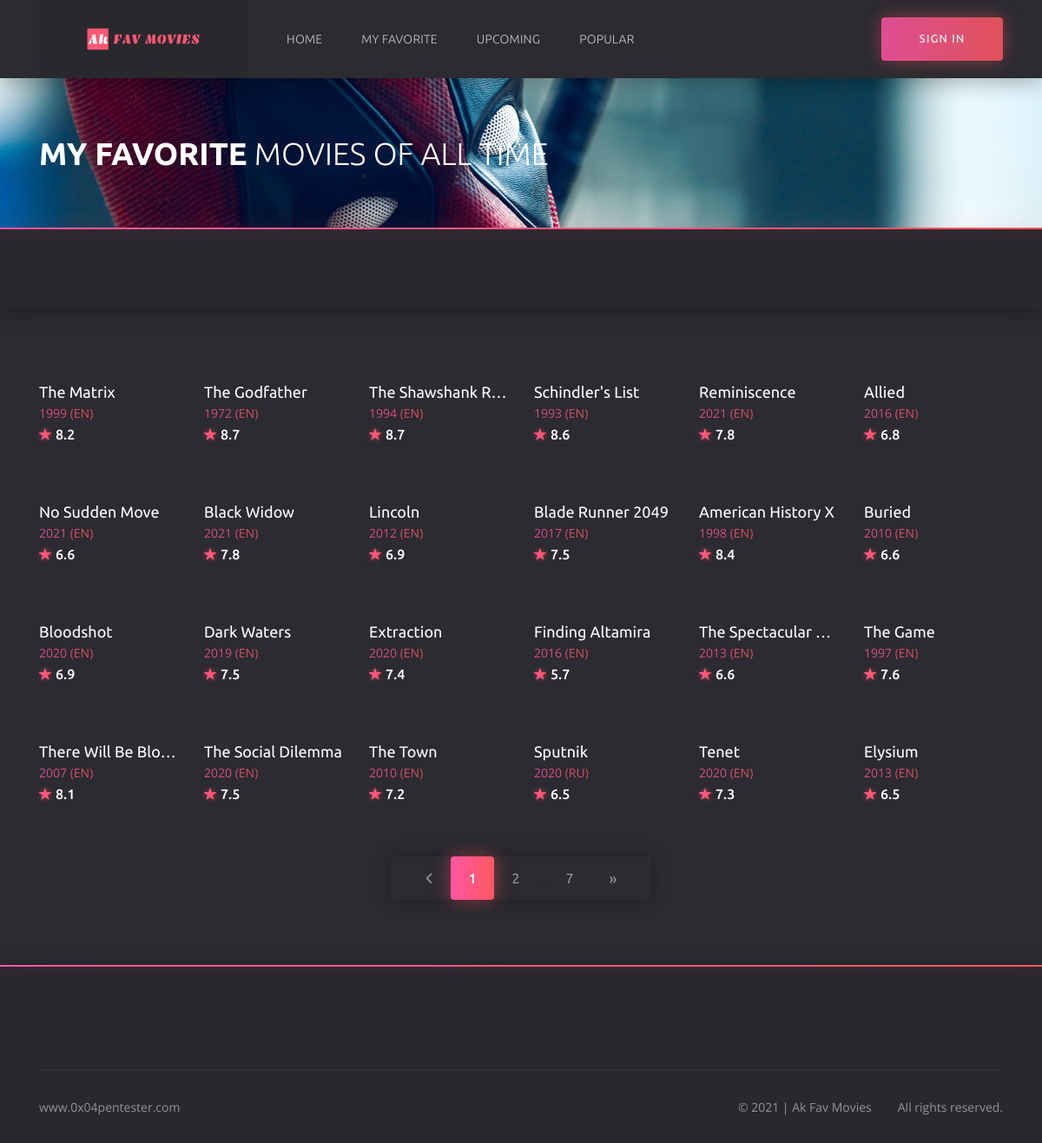
Page /favorite on the committed database.
### models.py (models this page shows)
class Movie(db.Model):
    __tablename__ = "movies"
    id = db.Column(db.Integer, primary_key=True)
    org_id = db.Column(db.Integer, nullable=False)
    title = db.Column(db.String(250), unique=True, nullable=False)
    release_date = db.Column(db.Integer, nullable=False)
    runtime = db.Column(db.Integer, nullable=False)
    tagline = db.Column(db.String(100), nullable=False)
    overview = db.Column(db.String(2500), nullable=False)
    vote_average = db.Column(db.Float, nullable=False)
    ranking = db.Column(db.Float, nullable=False)
    genres = db.Column(db.String(50), nullable=False)
    original_language = db.Column(db.String(10), nullable=False)
    poster_path = db.Column(db.String(250), nullable=False)
    backdrop_path = db.Column(db.String(250), nullable=False)

### routes.py (the view)
@csrf.exempt
@app.route('/favorite', methods=['GET'])
def favorite():
    page = request.args.get('page', 1, type=int)
    if request.method == 'GET':
        all_movie = Movie.query.paginate(page=page, per_page=ROWS_PER_PAGE)
        if len(all_movie.items) > 0:
            return render_template('favorite.html', current_user=current_user, all_movie=all_movie)
        return redirect(url_for('index'))
    return redirect(url_for('index'))

### routes.py (called while the page is built)
@app.context_processor
def inject_now():
    return {'now': dt.datetime.utcnow()}

@app.after_request
def apply_caching(response):
    response.headers["HTTP-HEADER"] = "VALUE"
    response.headers["X-Frame-Options"] = "SAMEORIGIN"
    response.headers['X-XSS-Protection'] = '1; mode=block'
    response.headers['X-Content-Type-Options'] = 'nosniff'
    response.headers['Strict-Transport-Security'] = 'max-age=31536000'  # includeSubDomains
    return response

### templates/favorite.html (shortened to what this page needs)
{% extends 'base.html' %}
	{% block header %}
		{% include 'header.html' %}
	{% endblock %}
{% block content %}
	<section class="section section--first section--bg" style="background: url(static/img/home/home__bg2.jpg) no-repeat center/cover">
		<div class="container">
			<div class="row">
				<div class="col-12">
					<div class="section__wrap">
						<h1 class="home__title"><b>My FAVORITE</b> MOVIES OF ALL TIME</h1>
					</div>
				</div>
			</div>
		</div>
	</section>
	<div class="filter">
		<div class="container">
			<div class="row">
				<div class="col-12">
					<div class="filter__content">
					</div>
				</div>
			</div>
		</div>
	</div>
	<div class="catalog">
		<div class="container">
			<div class="row">
				{% for movie in all_movie.items %}
				<div class="col-6 col-sm-4 col-lg-3 col-xl-2">
					<div class="card">
						<div class="card__cover">
						</div>
						<div class="card__content">
							<h3 class="card__title">
								<a href="{{ url_for('details', id=movie.org_id) }}">{{ movie.title }}</a>
							</h3>
							<span class="card__category">
								<a href="{{ url_for('details', id=movie.org_id) }}">{{ movie.release_date }} ({{ movie.original_language | upper }})</a>
							</span>
							<span class="card__rate"><i class="icon ion-ios-star"></i>{{ movie.vote_average }}</span>
						</div>
					</div>
				</div>
				{% endfor %}
				<div class="col-12">
					<ul class="paginator">
						<li class="paginator__item paginator__item--prev">
							<a href="{{ url_for('favorite', page=all_movie.prev_num) }}">
									<i class="icon ion-ios-arrow-back
									{% if all_movie.page == 1 %}
									disabled
									{% endif %}"></i>
							</a>
						</li>
					{% for page_num in all_movie.iter_pages(left_edge=1, right_edge=1, left_current=1, right_current=2) %}
						{% if page_num %}
							{% if all_movie.page == page_num %}
								<li class="paginator__item paginator__item--active">
									<a href="{{ url_for('favorite', page=page_num) }}"
									   class="btn btn-dark">
										{{ page_num }}
									</a>
								</li>
							{% else %}
								<li class="paginator__item">
									<a href="{{ url_for('favorite', page=page_num) }}"
									   class="btn btn-outline-dark">
										{{ page_num }}
									</a>
								</li>
							{% endif %}
						{% else %}
							...
						{% endif %}
					{% endfor %}
						<li class="paginator__item paginator__item--next">
							<a href="{{ url_for('favorite', page=all_movie.next_num) }}"
							   class="btn btn-outline-dark
							   ">
								&raquo;
							</a>
						</li>
					</ul>
				</div>
			</div>
		</div>
	</div>
{% endblock %}
	{% block footer %}
		{% include "footer.html" %}
	{% endblock %}

### rows in the picture
Movie: title "The Matrix", release_date "1999", original_language "EN", vote_average "8.2"
Movie: title "The Godfather", release_date "1972", original_language "EN", vote_average "8.7"
Movie: title "The Shawshank R…", release_date "1994", original_language "EN", vote_average "8.7"
Movie: title "Schindler's List", release_date "1993", original_language "EN", vote_average "8.6"
Movie: title "Reminiscence", release_date "2021", original_language "EN", vote_average "7.8"
Movie: title "Allied", release_date "2016", original_language "EN", vote_average "6.8"
Movie: title "No Sudden Move", release_date "2021", original_language "EN", vote_average "6.6"
Movie: title "Black Widow", release_date "2021", original_language "EN", vote_average "7.8"
Movie: title "Lincoln", release_date "2012", original_language "EN", vote_average "6.9"
Movie: title "Blade Runner 2049", release_date "2017", original_language "EN", vote_average "7.5"
Movie: title "American History X", release_date "1998", original_language "EN", vote_average "8.4"
Movie: title "Buried", release_date "2010", original_language "EN", vote_average "6.6"
Movie: title "Bloodshot", release_date "2020", original_language "EN", vote_average "6.9"
Movie: title "Dark Waters", release_date "2019", original_language "EN", vote_average "7.5"
Movie: title "Extraction", release_date "2020", original_language "EN", vote_average "7.4"
Movie: title "Finding Altamira", release_date "2016", original_language "EN", vote_average "5.7"
Movie: title "The Spectacular…", release_date "2013", original_language "EN", vote_average "6.6"
Movie: title "The Game", release_date "1997", original_language "EN", vote_average "7.6"
Movie: title "There Will Be Blood", release_date "2007", original_language "EN", vote_average "8.1"
Movie: title "The Social Dilemma", release_date "2020", original_language "EN", vote_average "7.5"
Movie: title "The Town", release_date "2010", original_language "EN", vote_average "7.2"
Movie: title "Sputnik", release_date "2020", original_language "RU", vote_average "6.5"
Movie: title "Tenet", release_date "2020", original_language "EN", vote_average "7.3"
Movie: title "Elysium", release_date "2013", original_language "EN", vote_average "6.5"

### other values in the picture
{{ page_num }} "1"
{{ page_num }} "2" "7"
